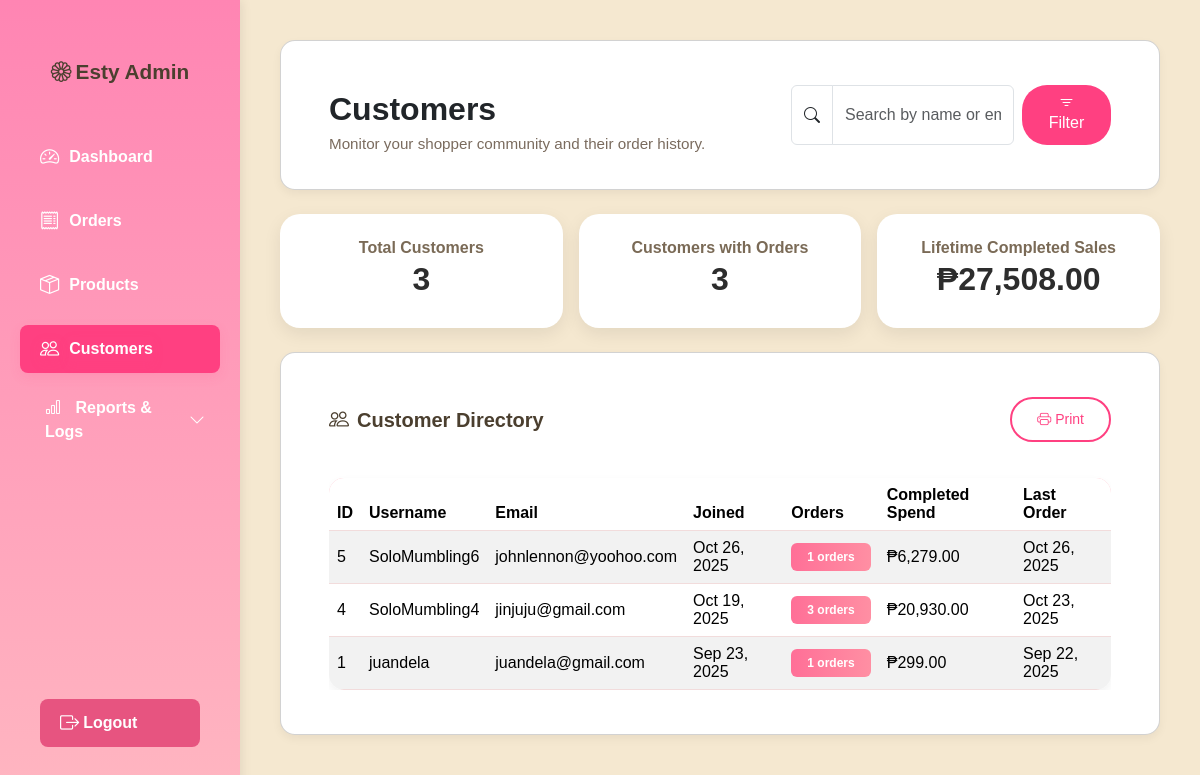
Screenshot of /ESTY/admin/customers.php (signed in) with the database file from the repository.
### tables this page shows
CREATE TABLE `users` (
  `id` int(11) NOT NULL,
  `username` varchar(50) NOT NULL,
  `email` varchar(100) NOT NULL,
  `PASSWORD` varchar(255) NOT NULL,
  `created_at` timestamp NOT NULL DEFAULT current_timestamp()
);

### ESTY/admin/admin_helpers.php (called while the page is built, shortened)
<?php
function fetchCustomersWithMetrics(mysqli $conn, ?string $search = null): array
{
    $sql = <<<SQL
        SELECT
            u.id,
            u.username,
            u.email,
            u.created_at,
            COALESCE(COUNT(DISTINCT o.id), 0) AS order_count,
            COALESCE(SUM(CASE WHEN o.status = 'completed' THEN o.total ELSE 0 END), 0) AS total_spent,
            MAX(o.created_at) AS last_order_at
        FROM users u
        LEFT JOIN orders o ON o.email = u.email
    SQL;
    $conditions = [];
    $params = [];
    $sql .= ' GROUP BY u.id, u.username, u.email, u.created_at ORDER BY u.created_at DESC';
    $result = [];
    if ($stmt = $conn->prepare($sql)) {
        if ($stmt->execute()) {
            $res = $stmt->get_result();
            if ($res) {
                while ($row = $res->fetch_assoc()) {
                    $result[] = $row;
                }
            }
        }
    }
    return $result;
}

### ESTY/admin/customers.php (the view, shortened to what this page needs)
<?php
require_once '../db.php';
require_once __DIR__ . '/admin_helpers.php';
include 'sidebar.php';
$search = isset($_GET['search']) ? trim($_GET['search']) : '';
$customers = fetchCustomersWithMetrics($conn, $search);
$totalCustomers = count($customers);
$customersWithOrders = 0;
$totalRevenue = 0.0;
foreach ($customers as $customer) {
    if ((int)($customer['order_count'] ?? 0) > 0) {
        $customersWithOrders++;
    }
    $totalRevenue += (float)($customer['total_spent'] ?? 0);
}
?>
<!DOCTYPE html>
<html lang="en">
<head>
  <link href="https://cdn.jsdelivr.net/npm/bootstrap@5.3.3/dist/css/bootstrap.min.css" rel="stylesheet">
  <link href="https://cdn.jsdelivr.net/npm/bootstrap-icons@1.11.3/font/bootstrap-icons.css" rel="stylesheet">
  <link rel="stylesheet" href="admin-style.css">
</head>
<body>
<div class="main-content">
  <div class="card mb-4">
    <div class="d-flex flex-column flex-md-row justify-content-between align-items-md-center gap-2 p-3 pb-0">
      <div>
        <h2 class="fw-bold mb-1">Customers</h2>
        <p class="muted mb-0">Monitor your shopper community and their order history.</p>
      </div>
      <form method="get" class="d-flex gap-2 search-bar">
        <div class="input-group">
          <span class="input-group-text bg-white"><i class="bi bi-search"></i></span>
          <input type="text"
                 class="form-control"
                 name="search"
                 value="<?= htmlspecialchars($search); ?>"
                 placeholder="Search by name or email">
        </div>
        <button type="submit" class="btn btn-add">
          <i class="bi bi-filter"></i> Filter
        </button>
      </form>
    </div>
  </div>
  <div class="row g-3 mb-4">
    <div class="col-md-4">
      <div class="stats-card">
        <span>Total Customers<?= $search !== '' ? ' (matching)' : ''; ?></span>
        <h3><?= number_format($totalCustomers); ?></h3>
      </div>
    </div>
    <div class="col-md-4">
      <div class="stats-card">
        <span>Customers with Orders</span>
        <h3><?= number_format($customersWithOrders); ?></h3>
      </div>
    </div>
    <div class="col-md-4">
      <div class="stats-card">
        <span>Lifetime Completed Sales</span>
        <h3>₱<?= number_format($totalRevenue, 2); ?></h3>
      </div>
    </div>
  </div>
  <div class="card">
    <div class="card-body">
      <div class="d-flex justify-content-between align-items-center mb-3 flex-wrap gap-2">
        <h5 class="mb-0"><i class="bi bi-people me-2"></i>Customer Directory</h5>
        <button type="button" class="btn btn-outline-primary btn-sm" onclick="window.print()">
          <i class="bi bi-printer"></i> Print
        </button>
      </div>
      <div class="table-responsive">
        <table class="table table-striped align-middle mb-0">
          <thead>
            <tr>
              <th scope="col">ID</th>
              <th scope="col">Username</th>
              <th scope="col">Email</th>
              <th scope="col">Joined</th>
              <th scope="col">Orders</th>
              <th scope="col">Completed Spend</th>
              <th scope="col">Last Order</th>
            </tr>
          </thead>
          <tbody>
          <?php if (empty($customers)): ?>
            <tr>
              <td colspan="7" class="text-center py-4 text-muted">No customers found<?= $search !== '' ? ' for this search.' : ' yet.'; ?></td>
            </tr>
          <?php else: ?>
            <?php foreach ($customers as $customer): ?>
              <?php
                $orderCount = (int)($customer['order_count'] ?? 0);
                $totalSpent = (float)($customer['total_spent'] ?? 0);
                $lastOrder = $customer['last_order_at'] ?? null;
              ?>
              <tr>
                <td><?= (int)$customer['id']; ?></td>
                <td><?= htmlspecialchars($customer['username']); ?></td>
                <td><?= htmlspecialchars($customer['email']); ?></td>
                <td><?= date('M d, Y', strtotime($customer['created_at'])); ?></td>
                <td>
                  <?php if ($orderCount > 0): ?>
                    <span class="badge bg-pink px-3 py-2"><?= number_format($orderCount); ?> orders</span>
                  <?php else: ?>
                    <span class="text-muted">None yet</span>
                  <?php endif; ?>
                </td>
                <td>₱<?= number_format($totalSpent, 2); ?></td>
                <td>
                  <?php if ($lastOrder): ?>
                    <?= date('M d, Y', strtotime($lastOrder)); ?>
                  <?php else: ?>
                    <span class="text-muted">N/A</span>
                  <?php endif; ?>
                </td>
              </tr>
            <?php endforeach; ?>
          <?php endif; ?>
          </tbody>
        </table>
      </div>
    </div>
  </div>
</div>
</body>
</html>

### ESTY/admin/admin-style.css (style rules this page uses)
body { background-color: #F5E8D0; color: #4B3F2F; font-family: 'Arial', sans-serif; margin: 0; display: flex; min-height: 100vh; }
.main-content { margin-left: 240px; padding: 48px 56px; flex: 1; overflow-y: auto; }
.card { background: #ffffff; border-radius: 15px; box-shadow: 0 4px 10px rgba(0,0,0,0.05); padding: 28px 32px; margin-bottom: 30px; transition: transform 0.3s ease, box-shadow 0.3s ease; }
.card h5 { color: #4B3F2F; font-weight: 600; }
table { width: 100%; background-color: #fff; border-radius: 10px; overflow: hidden; margin-top: 20px; }
thead { background-color: #ffb6c1; color: #4B3F2F; }
th, td { padding: 14px 16px; border-bottom: 1px solid #f2dcdc; }
.btn { background-color: #ff4081; color: #fff; border: none; border-radius: 25px; padding: 10px 25px; transition: all 0.3s ease; }
.btn-outline-primary { color: #ff4081; border: 2px solid #ff4081; background: transparent; border-radius: 25px; padding: 10px 25px; transition: all 0.25s ease; }
.badge.bg-pink { background: linear-gradient(90deg, #ff6f97, #ff8fa3); color: #fff; }
.muted { color: #7a6b5e; font-size: 0.95rem; }
body { background-color: #fdf6f9 !important; font-family: 'Arial', sans-serif !important; color: #4B3F2F !important; margin: 0; }
.main-content { margin-left: 240px !important; padding: 40px !important; background-color: #F5E8D0; min-height: 100vh; box-sizing: border-box; }
.card, .table { background: #fff; border-radius: 15px; box-shadow: 0 4px 10px rgba(0, 0, 0, 0.05); }
.btn-primary, .btn-add { background-color: #ff4081 !important; border: none !important; color: white !important; border-radius: 25px !important; padding: 10px 25px !important; transition: all 0.3s ease; }

### ESTY/admin/customers.php (style rules this page uses)
.stats-card { background: #fff; border-radius: 20px; box-shadow: 0 6px 18px rgba(0,0,0,0.08); padding: 22px; text-align: center; transition: all 0.3s ease-in-out; }
.stats-card h3 { font-size: 2rem; font-weight: 700; color: #2d2d2d; }
.stats-card span { font-weight: 600; color: #7a6a56; }
.table thead { background-color: #ffb6c1; color: #4B3F2F; }
.search-bar { max-width: 320px; }

### rows the page displays
users: id "5", username "SoloMumbling6", email "johnlennon@yoohoo.com", created_at "Oct 26, 2025", orderCount "1", totalSpent "6,279.00", lastOrder "Oct 26, 2025"
users: id "4", username "SoloMumbling4", email "jinjuju@gmail.com", created_at "Oct 19, 2025", orderCount "3", totalSpent "20,930.00", lastOrder "Oct 23, 2025"
users: id "1", username "juandela", email "juandela@gmail.com", created_at "Sep 23, 2025", orderCount "1", totalSpent "299.00", lastOrder "Sep 22, 2025"

### other values shown
$totalCustomers "3"
$customersWithOrders "3"
$totalRevenue "27,508.00"
